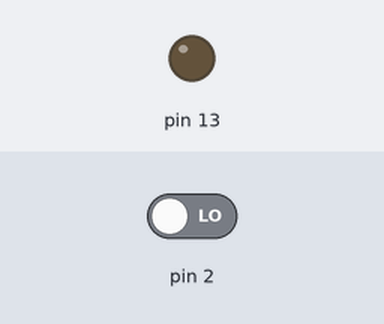
A sketch run on a simulated Arduino Uno, built with avr-gcc and run on an emulated ATmega328P. Shown: output pins drawn as LEDs (lit = HIGH). The test bench sets the inputs (shaded band); at power-on: pin 2 LOW.

Above: at 1.2 s.
1.3 s: pin 2 driven HIGH
At 2.4 s:
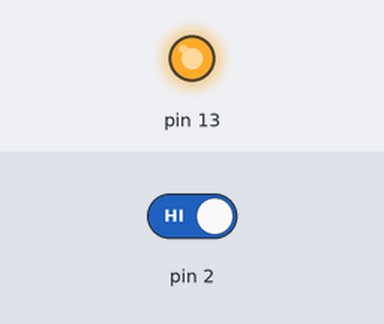
2.8 s: pin 2 driven LOW
At 3.6 s:
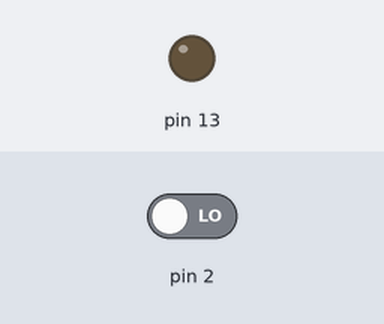
Timing chart, 0 to 5.8 s (numbered marks = the images above; inputs shaded):
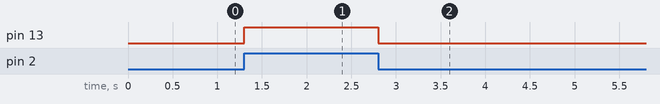

Measured:
- after the input at 1.3 s, pin 13: LOW → HIGH at once
- after the input at 2.8 s, pin 13: HIGH → LOW at once

The sketch:

External_Interrupt.ino
```cpp
/*
A tactile button is connected to PD2 (INT0) of ATmega328p via an external pull-down resistor
and an LED is connected to PB5 (pin 13). When the button is pressed, the LED should be ON and
when the button is not pressed, the LED should be OFF.

 */

unsigned char* pind = (unsigned char*) 0x29;
unsigned char* ddrb = (unsigned char*) 0x24;
unsigned char* portb = (unsigned char*) 0x25;
unsigned char* sreg = (unsigned char*) 0x5F;
unsigned char* eimsk = (unsigned char*) 0x3D;
unsigned char* eicra = (unsigned char*) 0x69;

void setup()
{
  // put your setup code here, to run once:
  *ddrb = 1 << 5;         //Set PB5 as output
  *sreg |= (1 << 7);      //Enable interrupts in general
  *eimsk = 1;             //Enable INT0
  *eicra = 1;             //Set interrupt mode to "any logic change"
}

ISR(INT0_vect)
{
    bool pin_status = ((*pind) & 4);      //AND pind with 4 (check status pd2)
    *portb = pin_status << 5; //Same as digitalWrite(13, digitalRead(2));
}

void loop()
{
  // put your main code here, to run repeatedly:

}
```
